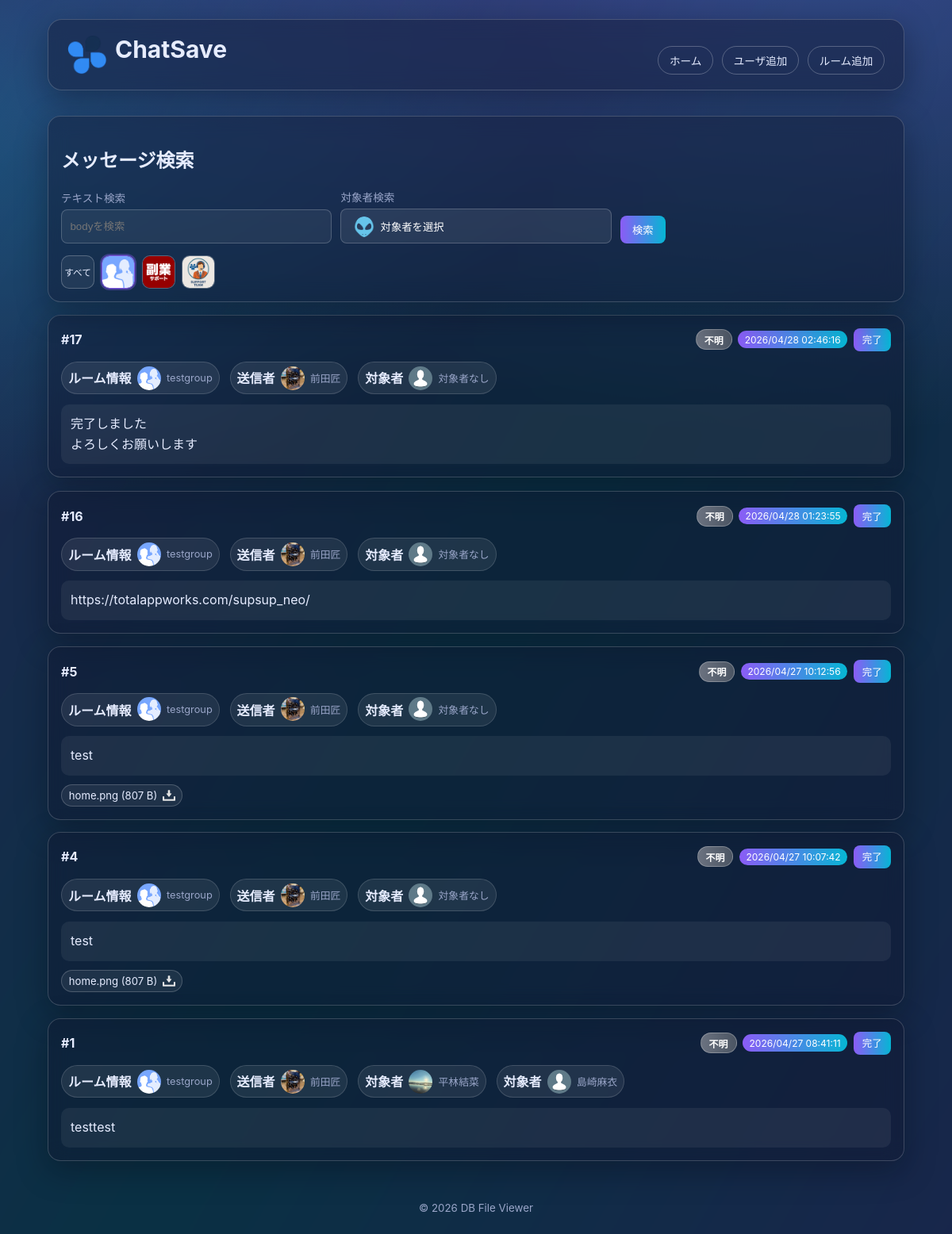
The page /index.php?room_id=404615917 on the database its author committed.
### tables this page shows
CREATE TABLE room (
            id INTEGER PRIMARY KEY AUTOINCREMENT,
            room_name TEXT NOT NULL,
            room_id TEXT NOT NULL,
            room_icon TEXT
        );

CREATE TABLE message (
            id INTEGER PRIMARY KEY AUTOINCREMENT,
            room_id INTEGER,
            account_id TEXT,
            body TEXT NOT NULL,
            send_time TEXT,
            task INTEGER NOT NULL DEFAULT 0
        , message_id TEXT, type_id INTEGER);

CREATE TABLE type (
            id INTEGER PRIMARY KEY AUTOINCREMENT,
            type_name TEXT NOT NULL UNIQUE
        );

CREATE TABLE users (
            id INTEGER PRIMARY KEY AUTOINCREMENT,
            user_name TEXT NOT NULL,
            account_id TEXT NOT NULL,
            user_icon TEXT
        );

### index.php (the view, shortened to what the rows shown need)
<?php
$pdo = get_db();
$selectedRoomId = trim((string)($_GET['room_id'] ?? ''));
$page = max(1, (int)($_GET['page'] ?? 1));
$perPage = 30;
$rooms = $pdo->query('SELECT id, room_id, room_name, room_icon FROM room ORDER BY room_name ASC')->fetchAll(PDO::FETCH_ASSOC);
$users = $pdo->query('SELECT account_id, user_name, user_icon FROM users ORDER BY user_name ASC')->fetchAll(PDO::FETCH_ASSOC);
function sqlite_table_exists(PDO $pdo, string $tableName): bool
{
    $stmt = $pdo->prepare("SELECT name FROM sqlite_master WHERE type = 'table' AND name = :table_name LIMIT 1");
    $stmt->execute([':table_name' => $tableName]);
    $row = $stmt->fetch(PDO::FETCH_ASSOC);
    return is_array($row);
}
function sqlite_has_column(PDO $pdo, string $tableName, string $columnName): bool
{
    $columns = $pdo->query('PRAGMA table_info(' . $tableName . ')')->fetchAll(PDO::FETCH_ASSOC);
    foreach ($columns as $column) {
        if ((string)($column['name'] ?? '') === $columnName) {
            return true;
        }
    }
    return false;
}
$hasTypeTable = sqlite_table_exists($pdo, 'type');
$hasMessageTypeIdColumn = sqlite_has_column($pdo, 'message', 'type_id');
$canJoinType = $hasTypeTable && $hasMessageTypeIdColumn;
$sql = <<<'SQL'
SELECT
    m.id,
    m.message_id,
    m.room_id,
    m.account_id,
    m.body,
    m.send_time,
    COALESCE(m.task, 0) AS task,
SQL;
if ($canJoinType) {
    $sql .= <<<'SQL'
    m.type_id,
    t.type_name,
SQL;
} else {
    $sql .= <<<'SQL'
    NULL AS type_id,
    NULL AS type_name,
SQL;
}
$sql .= <<<'SQL'
    r.room_name,
    r.room_icon,
    u.user_name,
    u.user_icon
FROM message m
LEFT JOIN room r ON CAST(m.room_id AS TEXT) = r.room_id
LEFT JOIN users u ON m.account_id = u.account_id
SQL;
if ($canJoinType) {
    $sql .= "\nLEFT JOIN type t ON m.type_id = t.id\n";
}
$sql .= <<<'SQL'
WHERE 1=1
SQL;
$params = [];
if ($selectedRoomId !== '') {
    $sql .= ' AND CAST(m.room_id AS TEXT) = :room_id';
    $params[':room_id'] = $selectedRoomId;
}
$sql .= ' ORDER BY COALESCE(m.send_time, "") DESC, m.id DESC';
$stmt = $pdo->prepare($sql);
$stmt->execute($params);
$messages = $stmt->fetchAll(PDO::FETCH_ASSOC);
function parse_targets_from_body(string $body): array
{
    if (preg_match_all('/\[to[:：]\s*([^\]\s]+)\]/i', $body, $matches) > 0) {
        $accountIds = array_values(array_unique(array_filter(array_map(static fn(string $value): string => trim($value), $matches[1] ?? []), static fn(string $value): bool => $value !== '')));
        return ['type' => 'user', 'account_ids' => $accountIds];
    }
    return ['type' => 'none', 'account_ids' => []];
}
function parse_attachments_from_body(string $body): array
{
    $matches = [];
    preg_match_all('/\[download:(\d+)\](.*?)\[\/download\]/is', $body, $matches, PREG_SET_ORDER);
    if ($matches === []) {
        return [];
    }
    $attachments = [];
    foreach ($matches as $match) {
        $fileId = trim((string)($match[1] ?? ''));
        $fileLabel = trim((string)($match[2] ?? ''));
        $attachments[] = [
            'file_id' => $fileId,
            'file_label' => $fileLabel,
        ];
    }
    return $attachments;
}
function parse_reply_to_message_id(string $body): ?string
{
    return null;
}
function normalize_message_id(string $messageId): string
{
    $trimmed = trim($messageId);
    if ($trimmed === '') {
        return '';
    }
    return $trimmed;
}
function sanitize_message_body_for_display(string $body): string
{
    $cleaned = $body;
    $patterns = [
        '/^\[rp[^\]]*\]/i',
        '/\[toall\]/i',
        '/\[to[:：]\s*[^\]\s]+\][^\r\n]*(?:\r?\n)?/i',
        '/\[download:\d+\].*?\[\/download\]/is',
        '/\[info\]\s*\[title\]\s*\[dtext:file_uploaded\]\s*\[\/title\].*?\[\/info\]\s*/is',
    ];
    foreach ($patterns as $pattern) {
        $cleaned = preg_replace($pattern, '', (string)$cleaned);
    }
    $cleaned = preg_replace("/\n{3,}/", "\n\n", (string)$cleaned);
    return trim((string)$cleaned);
}
function resolve_message_type_label(array $message): string
{
    $typeName = trim((string)($message['type_name'] ?? ''));
    if ($typeName !== '') {
        return $typeName;
    }
    return '不明';
}
function message_type_badge_class(string $typeName): string
{
    $map = [
        '要対応' => 'type-need-action',
        '要返信' => 'type-need-reply',
        '要確認' => 'type-need-check',
        '報告' => 'type-report',
        '共有' => 'type-share',
        '完了報告' => 'type-complete-report',
        'お礼・リアクション' => 'type-thanks-reaction',
        '雑談' => 'type-chat',
        '不明' => 'type-unknown',
    ];
    return $map[$typeName] ?? 'type-unknown';
}
$targetUsersByAccountId = [];
foreach ($users as $user) {
    $targetUsersByAccountId[(string)$user['account_id']] = $user;
}
foreach ($messages as $index => $message) {
    $rawBody = (string)($message['body'] ?? '');
    $messages[$index]['message_id'] = normalize_message_id((string)($message['message_id'] ?? ''));
    $target = parse_targets_from_body($rawBody);
    $messages[$index]['target_type'] = $target['type'];
    $messages[$index]['target_account_ids'] = $target['account_ids'];
    $messages[$index]['attachments'] = parse_attachments_from_body($rawBody);
    $messages[$index]['reply_to_message_id'] = normalize_message_id((string)(parse_reply_to_message_id($rawBody) ?? ''));
    $messages[$index]['body_for_display'] = sanitize_message_body_for_display($rawBody);
}
$offset = ($page - 1) * $perPage;
$messages = array_slice($messages, $offset, $perPage);
$messagesWithHierarchy = [];
foreach ($messages as $message) {
    $message['reply_depth'] = 0;
    $messagesWithHierarchy[] = $message;
}
$messages = $messagesWithHierarchy;
function build_query(array $overrides = []): string
{
    $params = [
        'q' => trim((string)($_GET['q'] ?? '')),
        'room_id' => trim((string)($_GET['room_id'] ?? '')),
        'target' => trim((string)($_GET['target'] ?? '')),
        'page' => (string)max(1, (int)($_GET['page'] ?? 1)),
    ];
    foreach ($overrides as $key => $value) {
        $params[$key] = (string)$value;
    }
    if (($params['page'] ?? '1') === '1') {
        unset($params['page']);
    }
    return http_build_query(array_filter($params, static fn(string $value): bool => $value !== ''));
}
include __DIR__ . '/header.php';
?>
<section class="card glass form-card">
  <h2>メッセージ検索</h2>
  <div class="icon-filter-row" aria-label="ルーム絞り込み">
    <?php foreach ($rooms as $room): ?>
      <?php
        $roomId = (string)$room['room_id'];
        $roomName = (string)$room['room_name'];
        $iconPath = trim((string)($room['room_icon'] ?? ''));
      ?>
      <a
        href="index.php?<?php echo htmlspecialchars(build_query(['room_id' => $roomId, 'page' => '1']), ENT_QUOTES, 'UTF-8'); ?>"
        class="icon-filter-button <?php echo $selectedRoomId === $roomId ? 'active' : ''; ?>"
        title="<?php echo htmlspecialchars($roomName, ENT_QUOTES, 'UTF-8'); ?>"
      >
        <img src="<?php echo htmlspecialchars($iconPath !== '' ? $iconPath : 'img/noimage.png', ENT_QUOTES, 'UTF-8'); ?>" alt="<?php echo htmlspecialchars($roomName, ENT_QUOTES, 'UTF-8'); ?>" onerror="this.onerror=null;this.src='img/noimage.png';">
      </a>
    <?php endforeach; ?>
  </div>
</section>
<section class="cards" aria-label="メッセージ一覧">
  <?php foreach ($messages as $message): ?>
    <?php
      $roomName = trim((string)($message['room_name'] ?? ''));
      $roomLabel = $roomName !== '' ? $roomName : ('room_id: ' . (string)$message['room_id']);
      $roomIcon = trim((string)($message['room_icon'] ?? ''));
      $senderName = trim((string)($message['user_name'] ?? ''));
      $senderLabel = $senderName !== '' ? $senderName : ('account_id: ' . (string)$message['account_id']);
      $senderIcon = trim((string)($message['user_icon'] ?? ''));
      $targetType = (string)($message['target_type'] ?? 'none');
      $targetAccountIds = is_array($message['target_account_ids'] ?? null) ? $message['target_account_ids'] : [];
      $targetUsers = [];
      foreach ($targetAccountIds as $targetAccountId) {
          $targetUsers[] = $targetUsersByAccountId[(string)$targetAccountId] ?? ['account_id' => (string)$targetAccountId];
      }
      $targetEntries = [];
      if ($targetType === 'all') {
          $targetEntries[] = [
              'label' => '全員',
              'icon' => 'img/all.png',
          ];
      } else {
          foreach ($targetUsers as $targetUser) {
              $targetName = trim((string)($targetUser['user_name'] ?? ''));
              $targetAccountId = trim((string)($targetUser['account_id'] ?? ''));
              $targetLabel = '';
              if ($targetName !== '') {
                  $targetLabel = $targetName;
              } elseif ($targetAccountId !== '') {
                  $targetLabel = 'account_id: ' . $targetAccountId;
              }
              if ($targetLabel !== '') {
                  $targetEntries[] = [
                      'label' => $targetLabel,
                      'icon' => trim((string)($targetUser['user_icon'] ?? '')),
                  ];
              }
          }
      }
      if ($targetEntries === []) {
          $targetEntries[] = [
              'label' => '対象者なし',
              'icon' => 'img/noimage.png',
          ];
      }
      $rawSendTime = trim((string)($message['send_time'] ?? ''));
      $timestamp = strtotime($rawSendTime);
      $formattedSendTime = $rawSendTime;
      if ($timestamp !== false) {
          $formattedSendTime = date('Y/m/d H:i:s', $timestamp);
      }
      $isTaskDone = (int)($message['task'] ?? 0) === 1;
      $messageTypeLabel = resolve_message_type_label($message);
      $messageTypeBadgeClass = message_type_badge_class($messageTypeLabel);
      $isReplyChild = (bool)($message['is_reply_child'] ?? false);
      $replyDepth = max(0, (int)($message['reply_depth'] ?? 0));
    ?>
    <div class="message-thread-item <?php echo $isReplyChild ? 'is-reply-child' : ''; ?>" style="--reply-level: <?php echo $replyDepth; ?>;">
      <article class="card glass message-card <?php echo $isTaskDone ? 'is-complete' : ''; ?>" data-message-id="<?php echo (int)$message['id']; ?>">
        <div class="card-head">
          <h2>#<?php echo (int)$message['id']; ?></h2>
          <div class="card-actions">
            <span class="message-type-badge <?php echo htmlspecialchars($messageTypeBadgeClass, ENT_QUOTES, 'UTF-8'); ?>">
              <?php echo htmlspecialchars($messageTypeLabel, ENT_QUOTES, 'UTF-8'); ?>
            </span>
            <span class="badge"><?php echo htmlspecialchars($formattedSendTime, ENT_QUOTES, 'UTF-8'); ?></span>
            <button type="button" class="task-toggle" data-task-state="<?php echo $isTaskDone ? '1' : '0'; ?>"><?php echo $isTaskDone ? '取消' : '完了'; ?></button>
          </div>
        </div>
        <div class="message-meta-row">
          <div class="entity-chip" data-tooltip="<?php echo htmlspecialchars($roomLabel, ENT_QUOTES, 'UTF-8'); ?>">
            <strong>ルーム情報</strong>
            <img src="<?php echo htmlspecialchars($roomIcon !== '' ? $roomIcon : 'img/noimage.png', ENT_QUOTES, 'UTF-8'); ?>" alt="<?php echo htmlspecialchars($roomLabel, ENT_QUOTES, 'UTF-8'); ?>" onerror="this.onerror=null;this.src='img/noimage.png';">
            <span><?php echo htmlspecialchars($roomLabel, ENT_QUOTES, 'UTF-8'); ?></span>
          </div>
          <div class="entity-chip" data-tooltip="<?php echo htmlspecialchars($senderLabel, ENT_QUOTES, 'UTF-8'); ?>">
            <strong>送信者</strong>
            <img src="<?php echo htmlspecialchars($senderIcon !== '' ? $senderIcon : 'img/noimage.png', ENT_QUOTES, 'UTF-8'); ?>" alt="<?php echo htmlspecialchars($senderLabel, ENT_QUOTES, 'UTF-8'); ?>" onerror="this.onerror=null;this.src='img/noimage.png';">
            <span><?php echo htmlspecialchars($senderLabel, ENT_QUOTES, 'UTF-8'); ?></span>
          </div>
          <?php foreach ($targetEntries as $targetEntry): ?>
            <?php
              $targetLabel = (string)($targetEntry['label'] ?? '対象者なし');
              $targetIcon = trim((string)($targetEntry['icon'] ?? ''));
            ?>
            <div class="entity-chip" data-tooltip="<?php echo htmlspecialchars($targetLabel, ENT_QUOTES, 'UTF-8'); ?>">
              <strong>対象者</strong>
              <img src="<?php echo htmlspecialchars($targetIcon !== '' ? $targetIcon : 'img/noimage.png', ENT_QUOTES, 'UTF-8'); ?>" alt="<?php echo htmlspecialchars($targetLabel, ENT_QUOTES, 'UTF-8'); ?>" onerror="this.onerror=null;this.src='img/noimage.png';">
              <span><?php echo htmlspecialchars($targetLabel, ENT_QUOTES, 'UTF-8'); ?></span>
            </div>
          <?php endforeach; ?>
        </div>
        <div class="message-body"><?php echo nl2br(htmlspecialchars((string)($message['body_for_display'] ?? $message['body'] ?? ''), ENT_QUOTES, 'UTF-8')); ?></div>
        <?php
          $attachments = is_array($message['attachments'] ?? null) ? $message['attachments'] : [];
          $downloadRoomId = (int)($message['room_id'] ?? 0);
        ?>
        <?php if ($downloadRoomId > 0 && $attachments !== []): ?>
          <div class="attachment-links">
            <?php foreach ($attachments as $attachment): ?>
              <?php
                $fileId = trim((string)($attachment['file_id'] ?? ''));
                $fileLabel = trim((string)($attachment['file_label'] ?? ''));
              ?>
              <a
                class="attachment-link"
                href="download_attachment.php?room_id=<?php echo $downloadRoomId; ?>&amp;file_id=<?php echo urlencode($fileId); ?>"
                target="_blank"
                rel="noopener noreferrer"
              >
                <span><?php echo htmlspecialchars($fileLabel, ENT_QUOTES, 'UTF-8'); ?></span>
                <img src="img/download.png" alt="ダウンロード" onerror="this.style.display='none';">
              </a>
            <?php endforeach; ?>
          </div>
        <?php endif; ?>
      </article>
    </div>
  <?php endforeach; ?>
</section>
<?php include __DIR__ . '/footer.php'; ?>

### rows shown on the page
room: room_icon (picture)
room: room_icon (picture)
room: room_icon (picture)
message: $replyDepth 0 (drawn), id "17", type.type_name "不明", send_time "2026/04/28 02:46:16", room.room_icon (picture), room.room_name "testgroup", users.user_icon (picture), users.user_name "前田匠", targetLabel "対象者なし", body "完了しました よろしくお願いします"
message: $replyDepth 0 (drawn), id "16", messageTypeLabel "不明", send_time "2026/04/28 01:23:55", room.room_icon (picture), room.room_name "testgroup", users.user_icon (picture), users.user_name "前田匠", targetLabel "対象者なし", body "https://totalappworks.com/supsup_neo/"
message: $replyDepth 0 (drawn), id "5", messageTypeLabel "不明", send_time "2026/04/27 10:12:56", room.room_icon (picture), room.room_name "testgroup", users.user_icon (picture), users.user_name "前田匠", targetLabel "対象者なし", body_for_display "test", fileLabel "home.png (807 B)"
message: $replyDepth 0 (drawn), id "4", messageTypeLabel "不明", send_time "2026/04/27 10:07:42", room.room_icon (picture), room.room_name "testgroup", users.user_icon (picture), users.user_name "前田匠", targetLabel "対象者なし", body_for_display "test", fileLabel "home.png (807 B)"
message: $replyDepth 0 (drawn), id "1", messageTypeLabel "不明", send_time "2026/04/27 08:41:11", room.room_icon (picture), room.room_name "testgroup", users.user_icon (picture), users.user_name "前田匠", body_for_display "testtest"
users: user_icon (picture), user_name "平林結菜"
users: user_icon (picture), user_name "島崎麻衣"

### other values the page prints
$selectedTargetLabel "対象者を選択"
